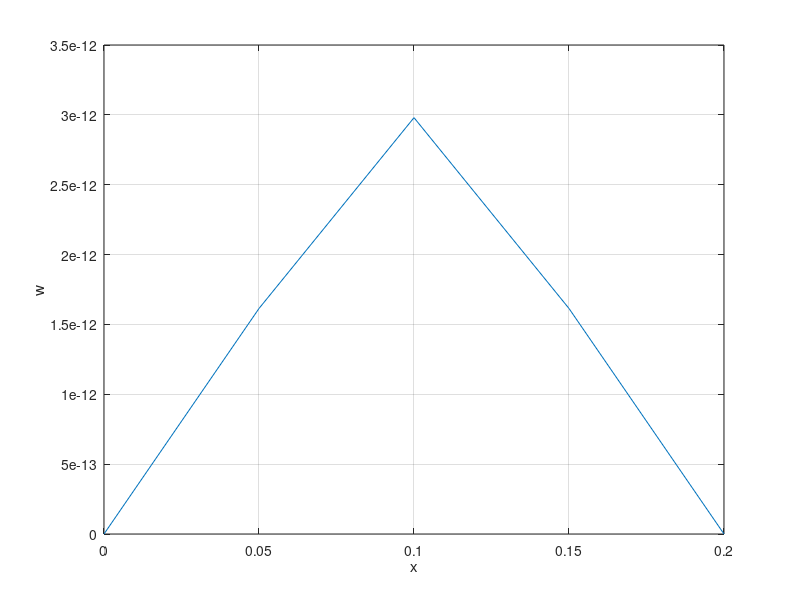
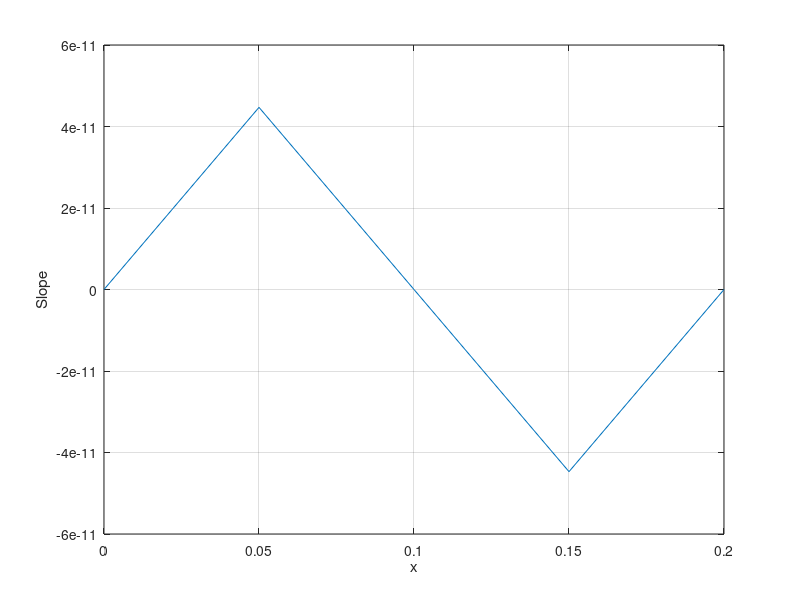

The MATLAB source for these figures, in order:
clc
clear
close all

L = 0.2000;
% E = 210e9;
E1 = 211e9;
E2 = 211e9;
%b = 0.01;
%h = 0.01;
r=0.075;
d=2*r;
A = pi*(r^2);
I = (pi*(d^4))/64;
F0 = input('main pressure');

x1 = 0.075;
x2 = 0.045;

N = input('number of elements');
x = linspace(0,L,N);
l = x(2) - x(1);

NS = floor(x1/l)+1;
NE = floor((x1+x2)/l)+1;

Ke = [  12/l^3,  6/l^2, -12/l^3,  6/l^2
         6/l^2,    4/l,  -6/l^2,    2/l
       -12/l^3, -6/l^2,  12/l^3, -6/l^2
         6/l^2,    2/l,  -6/l^2,    4/l];
     
Fe = l/2*[1
          0
          1
          0];

W = zeros(N,1);
T = zeros(N,1);
KT = zeros(2*N,2*N);
FT = zeros(2*N,1);

for i = 1:N-1
    
    E = (E2-E1)/(N-1)*(i-1)+E1;
    KT(2*i-1:2*(i+1),2*i-1:2*(i+1)) = KT(2*i-1:2*(i+1),2*i-1:2*(i+1)) + E*I*Ke;
    
end

for i = NS:NE
    
    % FT(2*i-1:2*(i+1),1) = FT(2*i-1:2*(i+1),1) + F0*(i-NS)/(NE-NS)*Fe;
    FT(2*i-1:2*(i+1),1) = FT(2*i-1:2*(i+1),1) + F0*Fe;
    
end

KT(1,:) = 0;
KT(:,1) = 0;
KT(1,1) = 1;

KT(2,:) = 0;
KT(:,2) = 0;
KT(2,2) = 1;

KT(2*N-1,:) = 0;
KT(:,2*N-1) = 0;
KT(2*N-1,2*N-1) = 1;

 KT(2*N,:) = 0;
 KT(:,2*N) = 0;
 KT(2*N,2*N) = 1;

X = KT^-1*FT;

for i = 1:N
    
    W(i) = X(2*i-1);
    T(i) = X(2*i);
    
end

figure
plot(x,W)
grid on
xlabel('x')
ylabel('w')

figure
plot(x,T)
grid on
xlabel('x')
ylabel('Slope')